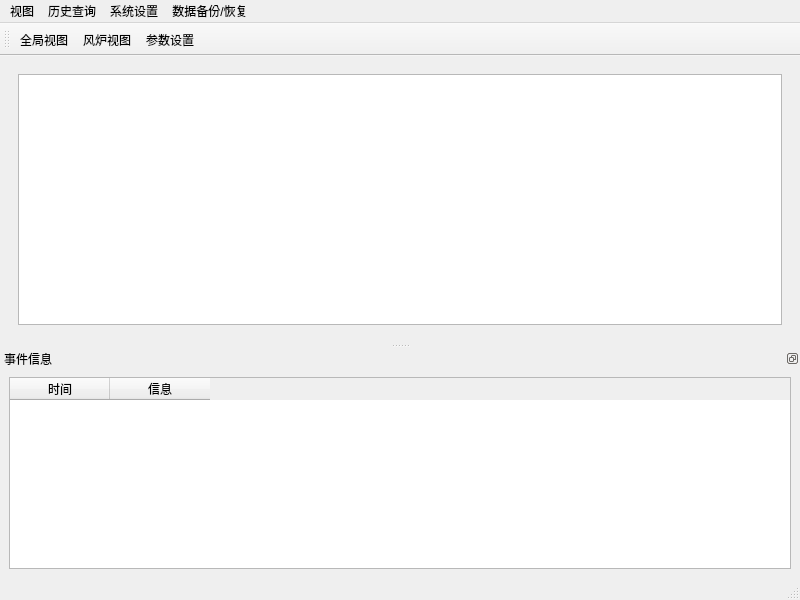
<?xml version="1.0" encoding="UTF-8"?>
<ui version="4.0">
 <class>MainWindow</class>
 <widget class="QMainWindow" name="MainWindow">
  <property name="geometry">
   <rect>
    <x>0</x>
    <y>0</y>
    <width>800</width>
    <height>600</height>
   </rect>
  </property>
  <property name="windowTitle">
   <string>温度监测系统</string>
  </property>
  <widget class="QWidget" name="centralwidget">
   <layout class="QVBoxLayout" name="verticalLayout_2">
    <item>
     <widget class="QStackedWidget" name="stack_view">
      <property name="sizePolicy">
       <sizepolicy hsizetype="Expanding" vsizetype="Expanding">
        <horstretch>0</horstretch>
        <verstretch>0</verstretch>
       </sizepolicy>
      </property>
      <property name="currentIndex">
       <number>0</number>
      </property>
      <widget class="QWidget" name="page">
       <layout class="QVBoxLayout" name="verticalLayout">
        <item>
         <widget class="QTableWidget" name="tbl_sensors"/>
        </item>
       </layout>
      </widget>
     </widget>
    </item>
   </layout>
  </widget>
  <widget class="QMenuBar" name="menubar">
   <property name="geometry">
    <rect>
     <x>0</x>
     <y>0</y>
     <width>800</width>
     <height>19</height>
    </rect>
   </property>
   <widget class="QMenu" name="menu">
    <property name="title">
     <string>视图</string>
    </property>
    <addaction name="act_global_view"/>
    <addaction name="act_boiler_view"/>
   </widget>
   <widget class="QMenu" name="menu_2">
    <property name="title">
     <string>历史查询</string>
    </property>
    <addaction name="act_query"/>
   </widget>
   <widget class="QMenu" name="menu_3">
    <property name="title">
     <string>系统设置</string>
    </property>
    <addaction name="act_change_pwd"/>
    <addaction name="act_account_man"/>
    <addaction name="act_moni_conf"/>
   </widget>
   <widget class="QMenu" name="menu_4">
    <property name="title">
     <string>数据备份/恢复</string>
    </property>
    <addaction name="act_backup"/>
    <addaction name="act_recover"/>
   </widget>
   <addaction name="menu"/>
   <addaction name="menu_2"/>
   <addaction name="menu_3"/>
   <addaction name="menu_4"/>
  </widget>
  <widget class="QStatusBar" name="statusbar"/>
  <widget class="QDockWidget" name="doc_log">
   <property name="floating">
    <bool>false</bool>
   </property>
   <property name="features">
    <set>QDockWidget::DockWidgetFloatable|QDockWidget::DockWidgetMovable</set>
   </property>
   <property name="windowTitle">
    <string>事件信息</string>
   </property>
   <attribute name="dockWidgetArea">
    <number>8</number>
   </attribute>
   <widget class="QWidget" name="dockWidgetContents">
    <layout class="QVBoxLayout" name="verticalLayout_3">
     <item>
      <widget class="QTableWidget" name="tbl_logs">
       <column>
        <property name="text">
         <string>时间</string>
        </property>
       </column>
       <column>
        <property name="text">
         <string>信息</string>
        </property>
       </column>
      </widget>
     </item>
    </layout>
   </widget>
  </widget>
  <widget class="QToolBar" name="toolBar">
   <property name="windowTitle">
    <string>toolBar</string>
   </property>
   <attribute name="toolBarArea">
    <enum>TopToolBarArea</enum>
   </attribute>
   <attribute name="toolBarBreak">
    <bool>false</bool>
   </attribute>
   <addaction name="act_global_view"/>
   <addaction name="act_boiler_view"/>
   <addaction name="act_moni_conf"/>
  </widget>
  <action name="act_global_view">
   <property name="icon">
    <iconset resource="application.qrc">
     <normaloff>:/images/global_view.png</normaloff>:/images/global_view.png</iconset>
   </property>
   <property name="text">
    <string>全局视图</string>
   </property>
  </action>
  <action name="act_boiler_view">
   <property name="icon">
    <iconset resource="application.qrc">
     <normaloff>:/images/boiler_view.gif</normaloff>:/images/boiler_view.gif</iconset>
   </property>
   <property name="text">
    <string>风炉视图</string>
   </property>
  </action>
  <action name="act_query">
   <property name="enabled">
    <bool>true</bool>
   </property>
   <property name="text">
    <string>温度历史查询</string>
   </property>
   <property name="visible">
    <bool>true</bool>
   </property>
   <property name="iconVisibleInMenu">
    <bool>true</bool>
   </property>
  </action>
  <action name="act_change_pwd">
   <property name="text">
    <string>修改密码</string>
   </property>
  </action>
  <action name="act_account_man">
   <property name="text">
    <string>帐号管理</string>
   </property>
   <property name="visible">
    <bool>false</bool>
   </property>
  </action>
  <action name="act_moni_conf">
   <property name="icon">
    <iconset resource="application.qrc">
     <normaloff>:/images/settings.png</normaloff>:/images/settings.png</iconset>
   </property>
   <property name="text">
    <string>参数设置</string>
   </property>
   <property name="visible">
    <bool>false</bool>
   </property>
  </action>
  <action name="act_backup">
   <property name="text">
    <string>数据备份</string>
   </property>
  </action>
  <action name="act_recover">
   <property name="text">
    <string>数据恢复</string>
   </property>
  </action>
 </widget>
 <resources>
  <include location="application.qrc"/>
 </resources>
 <connections/>
</ui>
